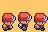

A 2D game scene composited from a Tiled map and its tileset images. What follows is a short description and the map's XML, with every tile layer's data as written:
An orthogonal 3x2 tile map with 16x16 px tiles, 1 tile layer (Tile Layer 1).

<map version="1.9" tiledversion="1.9.2" orientation="orthogonal" renderorder="right-down" width="3" height="2" tilewidth="16" tileheight="16" infinite="0" nextlayerid="2" nextobjectid="1">
 <tileset firstgid="1" source="../sprite-tilesets/player-walking.tsx" />
 <layer id="1" name="Tile Layer 1" width="3" height="2">
  <data encoding="csv">
2147483663,2147483662,2147483661,
2147483666,2147483665,2147483664
</data>
 </layer>
</map>